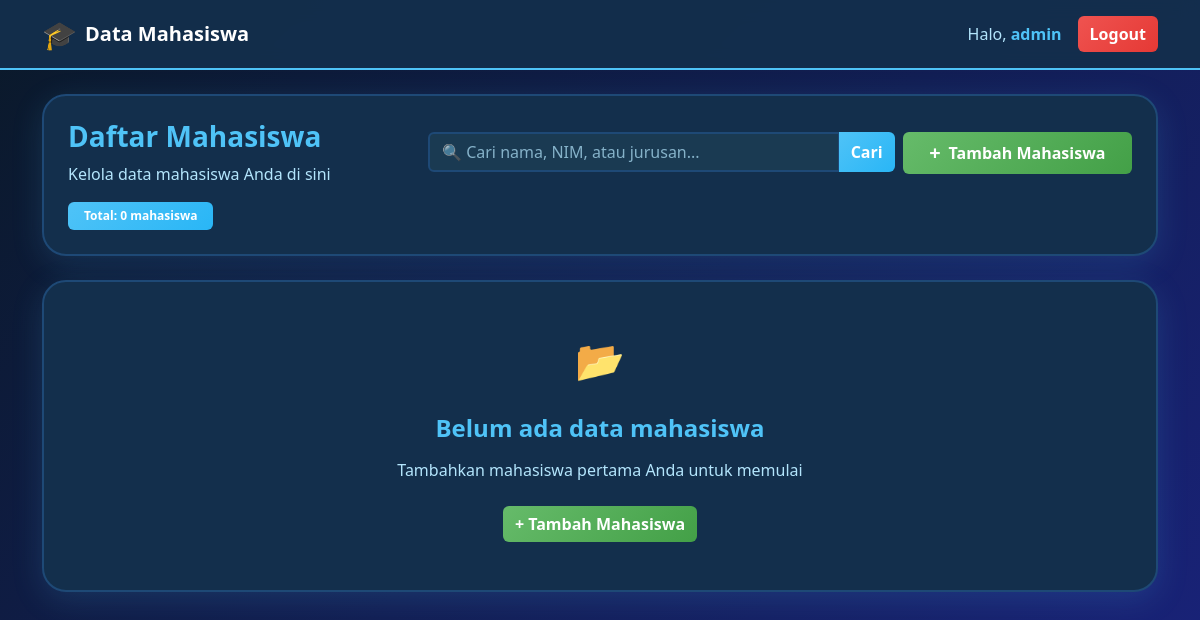
/mahasiswa/ (signed in), run on an earlier commit of the app's database.
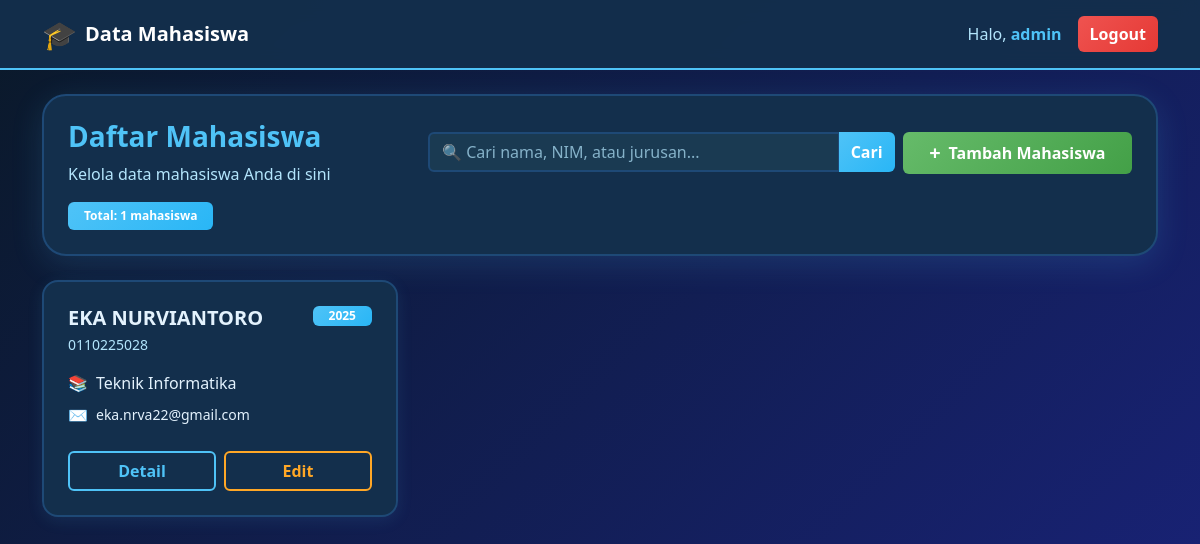
And on a later commit of the database.
### mahasiswa/models.py (models this page shows, shortened)
class Mahasiswa(models.Model):
    nama = models.CharField(max_length=100)
    nim = models.CharField(max_length=20, unique=True)
    email = models.EmailField()
    jurusan = models.CharField(max_length=100)
    angkatan = models.IntegerField()
    alamat = models.TextField(blank=True, null=True)
    telepon = models.CharField(max_length=15, blank=True, null=True)
    foto = models.ImageField(upload_to='mahasiswa_photos/', blank=True, null=True)
    grup = models.ManyToManyField(GrupMahasiswa, blank=True, related_name='mahasiswa')
    created_at = models.DateTimeField(auto_now_add=True)
    updated_at = models.DateTimeField(auto_now=True)
    class Meta:
        verbose_name = 'Mahasiswa'
        verbose_name_plural = 'Mahasiswa'
        ordering = ['nama']

### mahasiswa/views.py (the view)
# urls.py: path('mahasiswa/', views.mahasiswa_list, name='list'),
@login_required(login_url='mahasiswa:login')
def mahasiswa_list(request):
    search_query = request.GET.get('search', '')
    if search_query:
        mahasiswa_list = Mahasiswa.objects.filter(
            nama__icontains=search_query
        ) | Mahasiswa.objects.filter(
            nim__icontains=search_query
        ) | Mahasiswa.objects.filter(
            jurusan__icontains=search_query
        )
    else:
        mahasiswa_list = Mahasiswa.objects.all()
    mahasiswa_list = mahasiswa_list.order_by('nama')
    context = {
        'mahasiswa_list': mahasiswa_list,
        'search_query': search_query,
    }
    return render(request, 'mahasiswa/list.html', context)

### mahasiswa/templates/mahasiswa/list.html (shortened to what this page needs)
<!DOCTYPE html>
<html lang="id">
<head>
    <link href="https://cdn.jsdelivr.net/npm/bootstrap@5.3.0/dist/css/bootstrap.min.css" rel="stylesheet">
</head>
<body>
    <nav class="navbar navbar-dark navbar-custom">
        <div class="container">
            <a class="navbar-brand d-flex align-items-center fw-bold" href="#">
                <span class="fs-3 me-2">🎓</span>
                <span>Data Mahasiswa</span>
            </a>
            <div class="d-flex align-items-center gap-3">
                <span style="color: var(--text-secondary);">
                    Halo, <strong style="color: var(--primary-blue);">{{ user.username }}</strong>
                </span>
                <form method="post" action="{% url 'mahasiswa:logout' %}" class="d-inline">
                    <button type="submit" class="btn btn-danger">
                        Logout
                    </button>
                </form>
            </div>
        </div>
    </nav>
    <div class="container my-4">
        <div class="card-custom p-4 mb-4">
            <div class="row align-items-center g-3">
                <div class="col-lg-4">
                    <h1 class="h3 fw-bold mb-2" style="color: var(--primary-blue);">Daftar Mahasiswa</h1>
                    <p class="mb-0" style="color: var(--text-secondary);">Kelola data mahasiswa Anda di sini</p>
                </div>
                <div class="col-lg-8">
                    <div class="row g-2">
                        <div class="col-md-8">
                            <form method="get" action="">
                                <div class="input-group">
                                    <input
                                        type="text"
                                        name="search"
                                        placeholder="🔍 Cari nama, NIM, atau jurusan..."
                                        value="{{ search_query }}"
                                        class="form-control"
                                    >
                                    <button type="submit" class="btn btn-primary">
                                        Cari
                                    </button>
                                </div>
                            </form>
                        </div>
                        <div class="col-md-4">
                            <a href="{% url 'mahasiswa:create' %}"
                               class="btn btn-success w-100 d-flex align-items-center justify-content-center gap-2">
                                <span class="fs-5">+</span> Tambah Mahasiswa
                            </a>
                        </div>
                    </div>
                </div>
            </div>
            <div class="d-flex flex-wrap gap-2 mt-3">
                <span class="badge badge-custom px-3 py-2">
                    Total: {{ mahasiswa_list.count }} mahasiswa
                </span>
            </div>
        </div>
        {% if mahasiswa_list %}
        <div class="row g-4">
            {% for mahasiswa in mahasiswa_list %}
            <div class="col-md-6 col-lg-4">
                <div class="student-card p-4 h-100">
                    <div class="d-flex justify-content-between align-items-start mb-3">
                        <div class="flex-grow-1">
                            <h3 class="h5 fw-bold mb-1" style="color: var(--text-primary);">
                                {{ mahasiswa.nama }}
                            </h3>
                            <p class="small mb-0" style="color: var(--text-secondary);">{{ mahasiswa.nim }}</p>
                        </div>
                        <span class="badge badge-custom px-3 py-1">
                            {{ mahasiswa.angkatan }}
                        </span>
                    </div>
                    <div class="mb-4">
                        <div class="d-flex align-items-center gap-2 mb-2">
                            <span class="text-blue">📚</span>
                            <span style="color: var(--text-primary);">{{ mahasiswa.jurusan }}</span>
                        </div>
                        <div class="d-flex align-items-center gap-2">
                            <span class="text-blue">✉️</span>
                            <span class="small text-truncate" style="color: var(--text-primary);">{{ mahasiswa.email }}</span>
                        </div>
                    </div>
                    <div class="row g-2">
                        <div class="col-6">
                            <a href="{% url 'mahasiswa:detail' mahasiswa.pk %}"
                               class="btn btn-outline-primary w-100">
                                Detail
                            </a>
                        </div>
                        <div class="col-6">
                            <a href="{% url 'mahasiswa:update' mahasiswa.pk %}"
                               class="btn btn-outline-warning w-100">
                                Edit
                            </a>
                        </div>
                    </div>
                </div>
            </div>
            {% endfor %}
        </div>
        {% else %}
        <div class="empty-state p-5 text-center">
            <div class="fs-1 mb-4">📂</div>
            {% if search_query %}
            <h3 class="h4 fw-bold mb-3" style="color: var(--primary-blue);">Tidak ada hasil</h3>
            <p class="mb-4" style="color: var(--text-secondary);">Tidak ditemukan mahasiswa dengan kata kunci "{{ search_query }}"</p>
            <a href="{% url 'mahasiswa:list' %}" class="btn btn-primary">
                Reset Pencarian
            </a>
            {% else %}
            <h3 class="h4 fw-bold mb-3" style="color: var(--primary-blue);">Belum ada data mahasiswa</h3>
            <p class="mb-4" style="color: var(--text-secondary);">Tambahkan mahasiswa pertama Anda untuk memulai</p>
            <a href="{% url 'mahasiswa:create' %}" class="btn btn-success">
                + Tambah Mahasiswa
            </a>
            {% endif %}
        </div>
        {% endif %}
    </div>
</body>
</html>

### mahasiswa/templates/mahasiswa/list.html (style rules this page uses)
:root { --primary-blue: #4FC3F7; --secondary-blue: #29B6F6; --dark-blue: #0288D1; --light-blue: #81D4FA; --bg-dark: #0A1929; --bg-card: #132F4C; --bg-hover: #1A3A52; --text-primary: #E3F2FD; --text-secondary: #B3E5FC; --border-color: #1E4976; }
body { background: linear-gradient(135deg, #0A1929 0%, #1A237E 100%); color: var(--text-primary); min-height: 100vh; }
.navbar-custom { background: rgba(19, 47, 76, 0.95); border-bottom: 2px solid var(--primary-blue); backdrop-filter: blur(10px); }
.card-custom { background: var(--bg-card); border: 2px solid var(--border-color); border-radius: 1.5rem; box-shadow: 0 8px 32px rgba(79, 195, 247, 0.15); }
.student-card { background: var(--bg-card); border: 2px solid var(--border-color); border-radius: 1rem; transition: all 0.3s; box-shadow: 0 4px 16px rgba(79, 195, 247, 0.1); }
.badge-custom { background: linear-gradient(135deg, var(--primary-blue) 0%, var(--secondary-blue) 100%); color: white; font-weight: 600; border: none; }
.form-control { background: var(--bg-hover); border: 2px solid var(--border-color); color: var(--text-primary); transition: all 0.3s; }
.form-control::placeholder { color: var(--text-secondary); opacity: 0.7; }
.text-blue { color: var(--primary-blue); }
.btn-primary { background: linear-gradient(135deg, var(--primary-blue) 0%, var(--secondary-blue) 100%); border: none; font-weight: 600; transition: all 0.3s; }
.btn-success { background: linear-gradient(135deg, #66BB6A 0%, #43A047 100%); border: none; font-weight: 600; transition: all 0.3s; }
.btn-outline-primary { border: 2px solid var(--primary-blue); color: var(--primary-blue); font-weight: 600; }
.btn-outline-warning { border: 2px solid #FFA726; color: #FFA726; font-weight: 600; }
.btn-danger { background: linear-gradient(135deg, #EF5350 0%, #E53935 100%); border: none; font-weight: 600; }
a { transition: color 0.3s; }

What changed in the data, as far as the page shows it:
added Mahasiswa: nama "EKA NURVIANTORO", nim "0110225028", angkatan "2025", jurusan "Teknik Informatika", email "eka.nrva22@gmail.com"
Also different on the page:
{{ mahasiswa_list.count }}: "0" → "1"
text no longer shown: "📂 Belum ada data mahasiswa Tambahkan mahasiswa pertama Anda untuk memulai + Tambah Mahasiswa"
